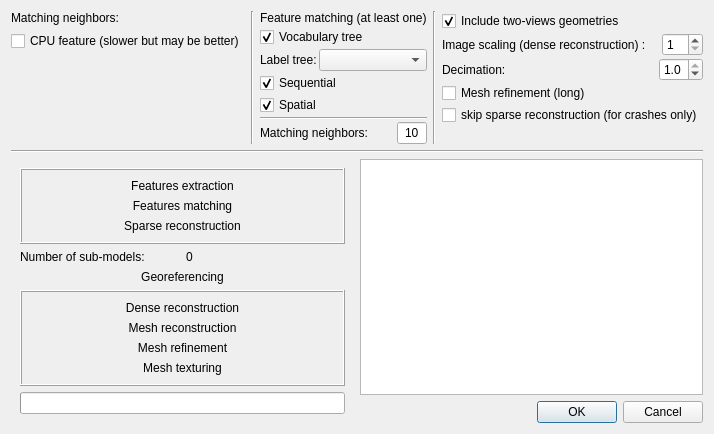
<?xml version="1.0" encoding="UTF-8"?>
<ui version="4.0">
 <class>Dialog</class>
 <widget class="QDialog" name="Dialog">
  <property name="geometry">
   <rect>
    <x>0</x>
    <y>0</y>
    <width>692</width>
    <height>428</height>
   </rect>
  </property>
  <property name="windowTitle">
   <string>3D reconstruction</string>
  </property>
  <layout class="QVBoxLayout" name="verticalLayout_8">
   <item>
    <layout class="QHBoxLayout" name="horizontalLayout">
     <property name="sizeConstraint">
      <enum>QLayout::SetDefaultConstraint</enum>
     </property>
     <item>
      <layout class="QVBoxLayout" name="verticalLayout_6">
       <item>
        <widget class="QLabel" name="label_7">
         <property name="text">
          <string>Matching neighbors: </string>
         </property>
        </widget>
       </item>
       <item>
        <widget class="QCheckBox" name="CPU_features">
         <property name="text">
          <string>CPU feature (slower but may be better)</string>
         </property>
        </widget>
       </item>
       <item>
        <spacer name="verticalSpacer_2">
         <property name="orientation">
          <enum>Qt::Vertical</enum>
         </property>
         <property name="sizeHint" stdset="0">
          <size>
           <width>20</width>
           <height>40</height>
          </size>
         </property>
        </spacer>
       </item>
      </layout>
     </item>
     <item>
      <widget class="Line" name="line_3">
       <property name="orientation">
        <enum>Qt::Vertical</enum>
       </property>
      </widget>
     </item>
     <item>
      <layout class="QVBoxLayout" name="verticalLayout">
       <property name="spacing">
        <number>2</number>
       </property>
       <item>
        <widget class="QLabel" name="label_8">
         <property name="text">
          <string>Feature matching (at least one)</string>
         </property>
        </widget>
       </item>
       <item>
        <widget class="QCheckBox" name="vocab_tree_cb">
         <property name="text">
          <string>Vocabulary tree</string>
         </property>
         <property name="checked">
          <bool>true</bool>
         </property>
        </widget>
       </item>
       <item>
        <layout class="QHBoxLayout" name="horizontalLayout_3">
         <property name="topMargin">
          <number>0</number>
         </property>
         <item>
          <widget class="QLabel" name="label">
           <property name="sizePolicy">
            <sizepolicy hsizetype="Minimum" vsizetype="Preferred">
             <horstretch>0</horstretch>
             <verstretch>0</verstretch>
            </sizepolicy>
           </property>
           <property name="text">
            <string>Label tree:</string>
           </property>
          </widget>
         </item>
         <item>
          <widget class="QComboBox" name="LabelTree">
           <property name="sizePolicy">
            <sizepolicy hsizetype="Expanding" vsizetype="Fixed">
             <horstretch>0</horstretch>
             <verstretch>0</verstretch>
            </sizepolicy>
           </property>
          </widget>
         </item>
        </layout>
       </item>
       <item>
        <widget class="QCheckBox" name="sequential_cb">
         <property name="text">
          <string>Sequential</string>
         </property>
         <property name="checked">
          <bool>true</bool>
         </property>
        </widget>
       </item>
       <item>
        <widget class="QCheckBox" name="spatial_cb">
         <property name="text">
          <string>Spatial</string>
         </property>
         <property name="checked">
          <bool>true</bool>
         </property>
        </widget>
       </item>
       <item>
        <widget class="Line" name="line_2">
         <property name="orientation">
          <enum>Qt::Horizontal</enum>
         </property>
        </widget>
       </item>
       <item>
        <layout class="QHBoxLayout" name="horizontalLayout_7">
         <item>
          <widget class="QLabel" name="label_9">
           <property name="text">
            <string>Matching neighbors: </string>
           </property>
          </widget>
         </item>
         <item>
          <spacer name="horizontalSpacer_2">
           <property name="orientation">
            <enum>Qt::Horizontal</enum>
           </property>
           <property name="sizeHint" stdset="0">
            <size>
             <width>40</width>
             <height>20</height>
            </size>
           </property>
          </spacer>
         </item>
         <item>
          <widget class="QLineEdit" name="num_neighbors">
           <property name="sizePolicy">
            <sizepolicy hsizetype="Minimum" vsizetype="Fixed">
             <horstretch>0</horstretch>
             <verstretch>0</verstretch>
            </sizepolicy>
           </property>
           <property name="maximumSize">
            <size>
             <width>30</width>
             <height>16777215</height>
            </size>
           </property>
           <property name="text">
            <string>10</string>
           </property>
           <property name="alignment">
            <set>Qt::AlignCenter</set>
           </property>
          </widget>
         </item>
        </layout>
       </item>
       <item>
        <spacer name="verticalSpacer_3">
         <property name="orientation">
          <enum>Qt::Vertical</enum>
         </property>
         <property name="sizeHint" stdset="0">
          <size>
           <width>20</width>
           <height>40</height>
          </size>
         </property>
        </spacer>
       </item>
      </layout>
     </item>
     <item>
      <widget class="Line" name="line_4">
       <property name="orientation">
        <enum>Qt::Vertical</enum>
       </property>
      </widget>
     </item>
     <item>
      <layout class="QVBoxLayout" name="verticalLayout_5">
       <property name="spacing">
        <number>2</number>
       </property>
       <item>
        <widget class="QCheckBox" name="two_view">
         <property name="text">
          <string>Include two-views geometries</string>
         </property>
         <property name="checked">
          <bool>true</bool>
         </property>
        </widget>
       </item>
       <item>
        <layout class="QHBoxLayout" name="horizontalLayout_8">
         <property name="topMargin">
          <number>0</number>
         </property>
         <item>
          <widget class="QLabel" name="label_11">
           <property name="text">
            <string>Image scaling (dense reconstruction) :</string>
           </property>
          </widget>
         </item>
         <item>
          <spacer name="horizontalSpacer">
           <property name="orientation">
            <enum>Qt::Horizontal</enum>
           </property>
           <property name="sizeHint" stdset="0">
            <size>
             <width>40</width>
             <height>20</height>
            </size>
           </property>
          </spacer>
         </item>
         <item>
          <widget class="QSpinBox" name="img_scaling">
           <property name="sizePolicy">
            <sizepolicy hsizetype="Preferred" vsizetype="Fixed">
             <horstretch>0</horstretch>
             <verstretch>0</verstretch>
            </sizepolicy>
           </property>
           <property name="minimum">
            <number>1</number>
           </property>
           <property name="maximum">
            <number>10</number>
           </property>
          </widget>
         </item>
        </layout>
       </item>
       <item>
        <layout class="QHBoxLayout" name="horizontalLayout_12">
         <property name="topMargin">
          <number>0</number>
         </property>
         <item>
          <widget class="QLabel" name="label_10">
           <property name="text">
            <string>Decimation:</string>
           </property>
          </widget>
         </item>
         <item>
          <spacer name="horizontalSpacer_3">
           <property name="orientation">
            <enum>Qt::Horizontal</enum>
           </property>
           <property name="sizeHint" stdset="0">
            <size>
             <width>40</width>
             <height>20</height>
            </size>
           </property>
          </spacer>
         </item>
         <item>
          <widget class="QDoubleSpinBox" name="decimation">
           <property name="decimals">
            <number>1</number>
           </property>
           <property name="maximum">
            <double>1.000000000000000</double>
           </property>
           <property name="singleStep">
            <double>0.100000000000000</double>
           </property>
           <property name="value">
            <double>1.000000000000000</double>
           </property>
          </widget>
         </item>
        </layout>
       </item>
       <item>
        <widget class="QCheckBox" name="refine">
         <property name="text">
          <string>Mesh refinement (long)</string>
         </property>
         <property name="checked">
          <bool>false</bool>
         </property>
        </widget>
       </item>
       <item>
        <widget class="QCheckBox" name="skip_reconstruction">
         <property name="text">
          <string>skip sparse reconstruction (for crashes only)</string>
         </property>
        </widget>
       </item>
       <item>
        <spacer name="verticalSpacer_4">
         <property name="orientation">
          <enum>Qt::Vertical</enum>
         </property>
         <property name="sizeHint" stdset="0">
          <size>
           <width>20</width>
           <height>40</height>
          </size>
         </property>
        </spacer>
       </item>
      </layout>
     </item>
    </layout>
   </item>
   <item>
    <widget class="Line" name="line">
     <property name="orientation">
      <enum>Qt::Horizontal</enum>
     </property>
    </widget>
   </item>
   <item>
    <layout class="QHBoxLayout" name="horizontalLayout_2">
     <item>
      <widget class="QWidget" name="widget" native="true">
       <property name="sizePolicy">
        <sizepolicy hsizetype="Preferred" vsizetype="Preferred">
         <horstretch>0</horstretch>
         <verstretch>0</verstretch>
        </sizepolicy>
       </property>
       <property name="maximumSize">
        <size>
         <width>200</width>
         <height>300</height>
        </size>
       </property>
       <layout class="QVBoxLayout" name="verticalLayout_4">
        <property name="sizeConstraint">
         <enum>QLayout::SetMinAndMaxSize</enum>
        </property>
        <item>
         <widget class="QFrame" name="frame_2">
          <property name="frameShape">
           <enum>QFrame::Box</enum>
          </property>
          <property name="frameShadow">
           <enum>QFrame::Raised</enum>
          </property>
          <layout class="QVBoxLayout" name="verticalLayout_3">
           <item>
            <widget class="QLabel" name="feature_extraction">
             <property name="text">
              <string>Features extraction</string>
             </property>
             <property name="alignment">
              <set>Qt::AlignCenter</set>
             </property>
            </widget>
           </item>
           <item>
            <widget class="QLabel" name="feauture_matching">
             <property name="text">
              <string>Features matching</string>
             </property>
             <property name="alignment">
              <set>Qt::AlignCenter</set>
             </property>
            </widget>
           </item>
           <item>
            <widget class="QLabel" name="sparse_reconstruction">
             <property name="text">
              <string>Sparse reconstruction</string>
             </property>
             <property name="alignment">
              <set>Qt::AlignCenter</set>
             </property>
            </widget>
           </item>
          </layout>
         </widget>
        </item>
        <item>
         <layout class="QHBoxLayout" name="horizontalLayout_11">
          <item>
           <widget class="QLabel" name="label_17">
            <property name="text">
             <string>Number of sub-models: </string>
            </property>
           </widget>
          </item>
          <item>
           <widget class="QLabel" name="model_nb">
            <property name="text">
             <string>0</string>
            </property>
           </widget>
          </item>
         </layout>
        </item>
        <item>
         <layout class="QHBoxLayout" name="horizontalLayout_10">
          <item>
           <widget class="QLabel" name="georeferencing">
            <property name="text">
             <string>Georeferencing</string>
            </property>
            <property name="alignment">
             <set>Qt::AlignCenter</set>
            </property>
           </widget>
          </item>
         </layout>
        </item>
        <item>
         <widget class="QFrame" name="frame">
          <property name="frameShape">
           <enum>QFrame::Box</enum>
          </property>
          <property name="frameShadow">
           <enum>QFrame::Raised</enum>
          </property>
          <layout class="QVBoxLayout" name="verticalLayout_2">
           <item>
            <widget class="QLabel" name="dense_reconstruction">
             <property name="text">
              <string>Dense reconstruction</string>
             </property>
             <property name="alignment">
              <set>Qt::AlignCenter</set>
             </property>
            </widget>
           </item>
           <item>
            <widget class="QLabel" name="mesh_reconstruction">
             <property name="text">
              <string>Mesh reconstruction</string>
             </property>
             <property name="alignment">
              <set>Qt::AlignCenter</set>
             </property>
            </widget>
           </item>
           <item>
            <widget class="QLabel" name="mesh_refinement">
             <property name="text">
              <string>Mesh refinement</string>
             </property>
             <property name="alignment">
              <set>Qt::AlignCenter</set>
             </property>
            </widget>
           </item>
           <item>
            <widget class="QLabel" name="mesh_texturing">
             <property name="text">
              <string>Mesh texturing</string>
             </property>
             <property name="alignment">
              <set>Qt::AlignCenter</set>
             </property>
            </widget>
           </item>
          </layout>
         </widget>
        </item>
        <item>
         <widget class="QProgressBar" name="main_pb">
          <property name="value">
           <number>0</number>
          </property>
          <property name="textVisible">
           <bool>false</bool>
          </property>
         </widget>
        </item>
        <item>
         <spacer name="verticalSpacer">
          <property name="orientation">
           <enum>Qt::Vertical</enum>
          </property>
          <property name="sizeHint" stdset="0">
           <size>
            <width>20</width>
            <height>40</height>
           </size>
          </property>
         </spacer>
        </item>
       </layout>
      </widget>
     </item>
     <item>
      <layout class="QVBoxLayout" name="verticalLayout_7">
       <item>
        <widget class="QTextEdit" name="debug">
         <property name="sizePolicy">
          <sizepolicy hsizetype="Expanding" vsizetype="Expanding">
           <horstretch>1</horstretch>
           <verstretch>1</verstretch>
          </sizepolicy>
         </property>
        </widget>
       </item>
       <item>
        <widget class="QDialogButtonBox" name="buttonBox">
         <property name="orientation">
          <enum>Qt::Horizontal</enum>
         </property>
         <property name="standardButtons">
          <set>QDialogButtonBox::Cancel|QDialogButtonBox::Ok</set>
         </property>
        </widget>
       </item>
      </layout>
     </item>
    </layout>
   </item>
  </layout>
 </widget>
 <resources/>
 <connections>
  <connection>
   <sender>buttonBox</sender>
   <signal>rejected()</signal>
   <receiver>Dialog</receiver>
   <slot>reject()</slot>
   <hints>
    <hint type="sourcelabel">
     <x>503</x>
     <y>371</y>
    </hint>
    <hint type="destinationlabel">
     <x>286</x>
     <y>274</y>
    </hint>
   </hints>
  </connection>
 </connections>
</ui>
